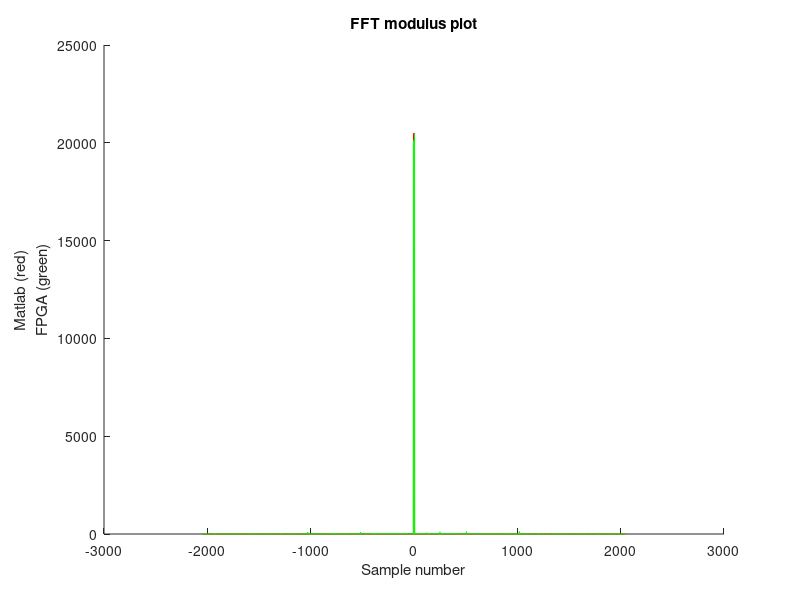
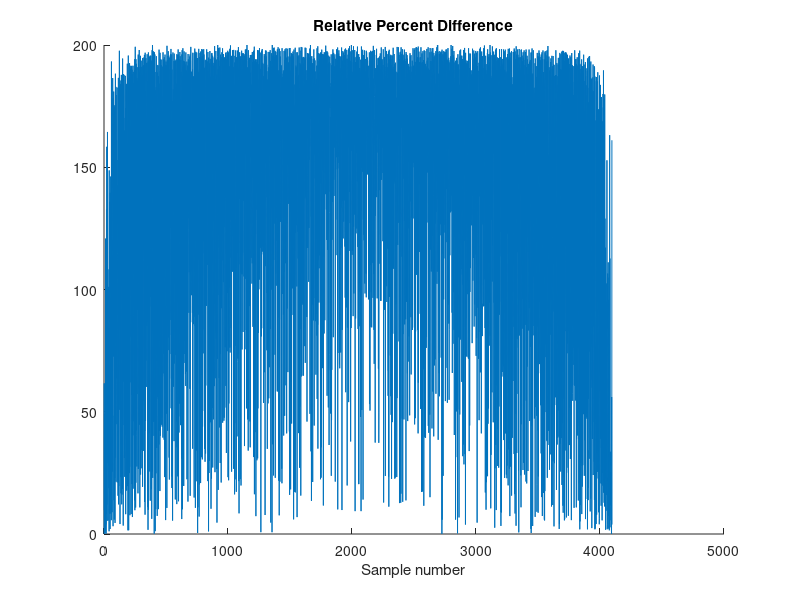

Reproduce these figures in MATLAB, in order. (Note: this script raises an error after producing the figures.)

%%Collect the data from files

%Collect the input data
Input_fileID       = fopen('input_FFT.txt');
Input_data_cell    = textscan(Input_fileID, '%f%f');
fclose(Input_fileID);
Input_data         = Input_data_cell{1}+Input_data_cell{2}*1i;

%Collect the output data from FPGAs FFT
Output_fileID = fopen('output_FFT.txt');
Output_data_cell    = textscan(Output_fileID, '%f%f');
fclose(Output_fileID);
Output_data         = Output_data_cell{1}+Output_data_cell{2}*1i;

%%FFT operations and error calculation
Z = fft(Input_data);
%data reordering and flipping
Output_data = bitrevorder(flip(Output_data));
%modulus calculation
modZ_CPU  = abs(Z);
modZ_FPGA = abs(Output_data);
CPU_Results = [modZ_CPU(2049:4096);modZ_CPU(1:2048)];
FPGA_Results = [modZ_FPGA(2049:4096);modZ_FPGA(1:2048)];


%% Plot
f = (-2048:2047);

figure
title('FFT modulus plot')
hold on
plot(f,CPU_Results, 'r')
plot(f,FPGA_Results, 'g')
xlabel('Sample number')
ylabel({'Matlab (red)';'FPGA (green)'})

%%Da cambiare il tipo di errore
figure
title('Relative Percent Difference')
hold
error = 2*(abs((modZ_CPU-modZ_FPGA))./(modZ_CPU+modZ_FPGA)); %Relative Percent Difference
error(isnan(error))=0; % the 0/0 indeterminate form gives now a 0% deviation
plot(error*100)
xlabel('Sample number')
ytickformat('percentage')
